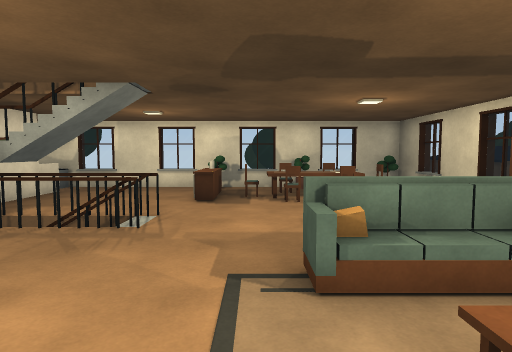
View 1 (above)

16 first-person views from a walk through a Unity game level. The camera is 1.5 m above the floor, tilts 4° down and sees 75° across. The floor is counted in squares, 1 m on a side. Each view is taken from the middle of a square. On the plan, view 1 faces up. The plan holds only what a view shows up to about 15 squares ahead; the rest is blank. The place goes on beyond the plan. The player character is not drawn. Door leaves are left out, so doorways stand open.

View 2
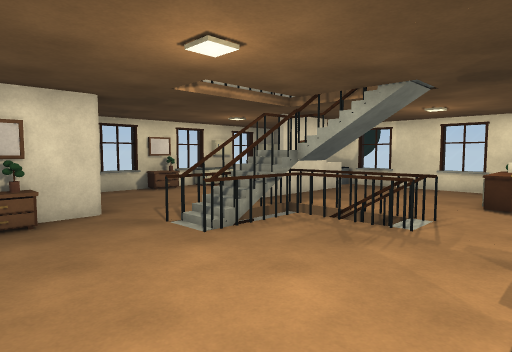

View 3
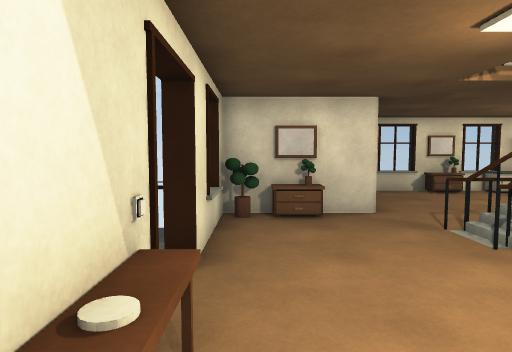

View 4
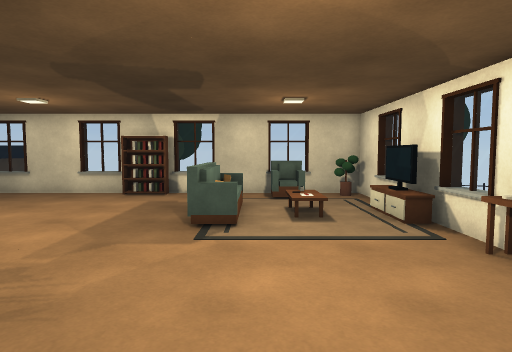

View 5
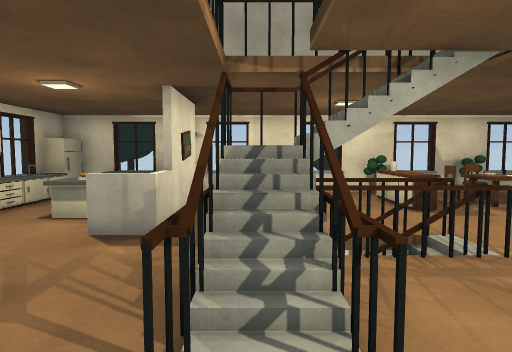

View 6
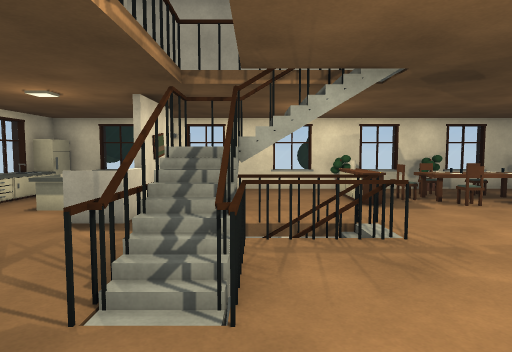

View 7
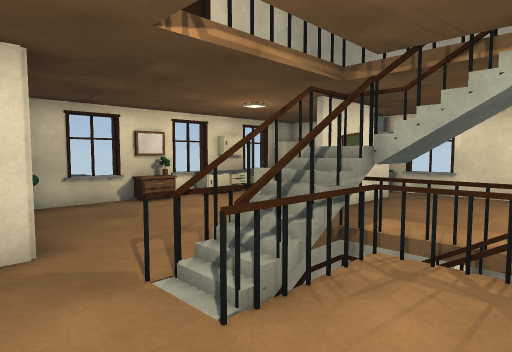

View 8
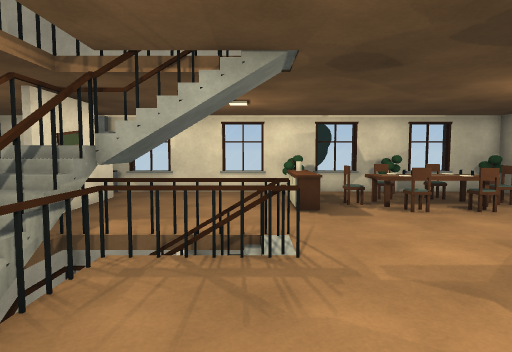

View 9
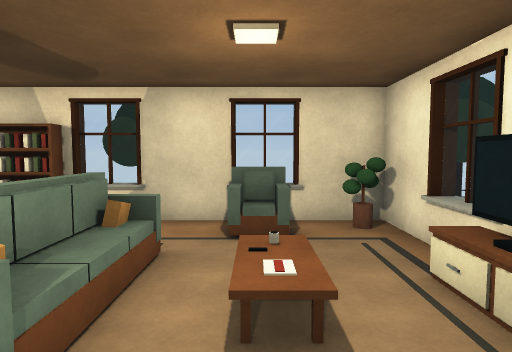

View 10
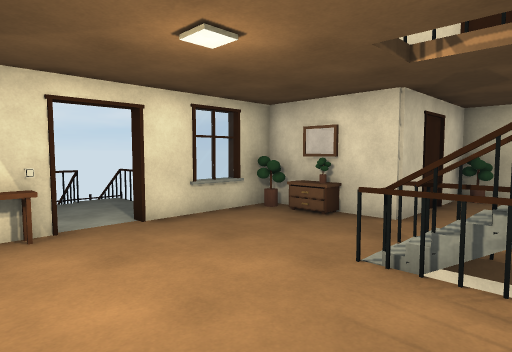

View 11
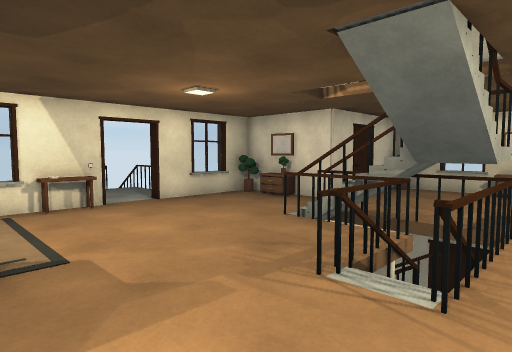

View 12
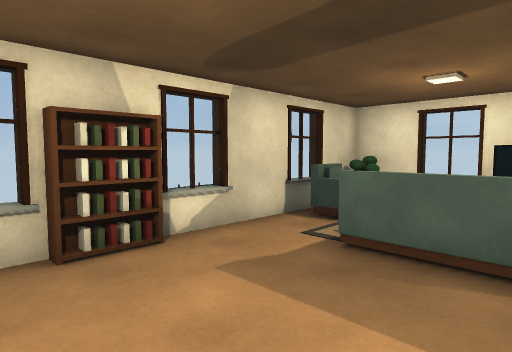

View 13
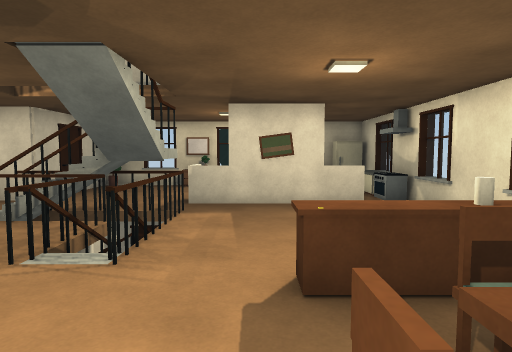

View 14
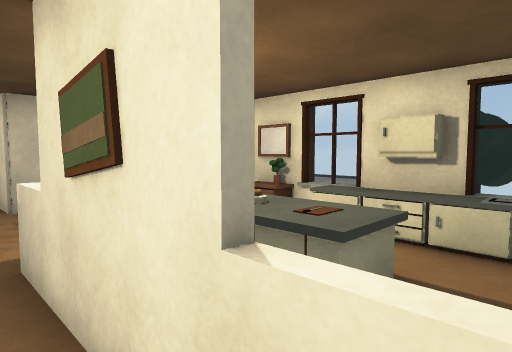

View 15
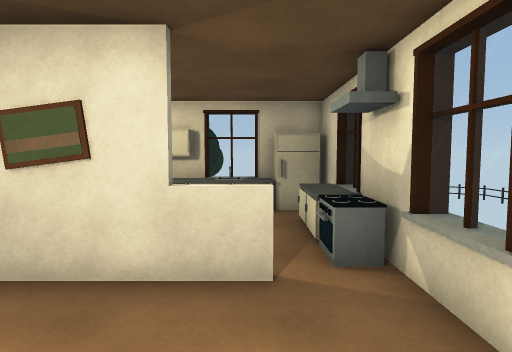

View 16
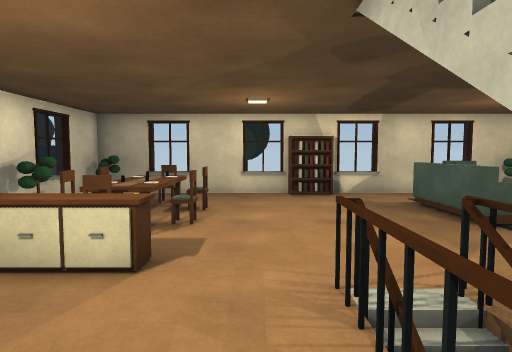

### Floor plan
Key: @ floor where view 1 was taken; # wall or solid block; x gap in a wall; . floor; / step, stairs or slope; D open door; = window, fence, low wall or low ledge; v drop or lower ground; T thing the floor can be seen under or through; O other object.
Columns run from 14 left of view 1 to 7 right of it. Each row starts with its distance up from view 1.
 15  ######=##==#####==##
 14  O.OOOO.....OO..O..OO
 13 #O....x.....OO.O.O..##
 12 #O..  #.....OOOOOOO.=#
 11 #O.OO #.....OO.OOO..##
 10 #O.OO #........O.O..#
  9 ##..O. .............##
  8 #O...##xxTTO........##
  7 #O.....v/T=O........O#
  6 #=.....v/T..........O#
  5 ##.....v/v..........##
  4  O.....O/O.....OO#=.#
  3  #### ....DD........#
  2      #O.........OO.###
  1      #O.............##
  0       O.......@OOO.OO
 -1      ##==#DDO#=###=##
 -2        ###

Where each view was taken, in squares from view 1:
view 1: 0 up, 0 right, facing up
view 2: 0 up, 0 right, facing up-left
view 3: 0 up, 0 right, facing left
view 4: 3 up, 6 left, facing right
view 5: 2 up, 6 left, facing up
view 6: 1 up, 5 left, facing up
view 7: 2 up, 3 left, facing up-left
view 8: 2 up, 3 left, facing up
view 9: 2 up, 1 left, facing right
view 10: 6 up, 1 left, facing down-left
view 11: 9 up, 1 right, facing down-left
view 12: 9 up, 1 right, facing down-right
view 13: 10 up, 2 right, facing left
view 14: 13 up, 7 left, facing down-left
view 15: 13 up, 4 left, facing left
view 16: 9 up, 6 left, facing right
